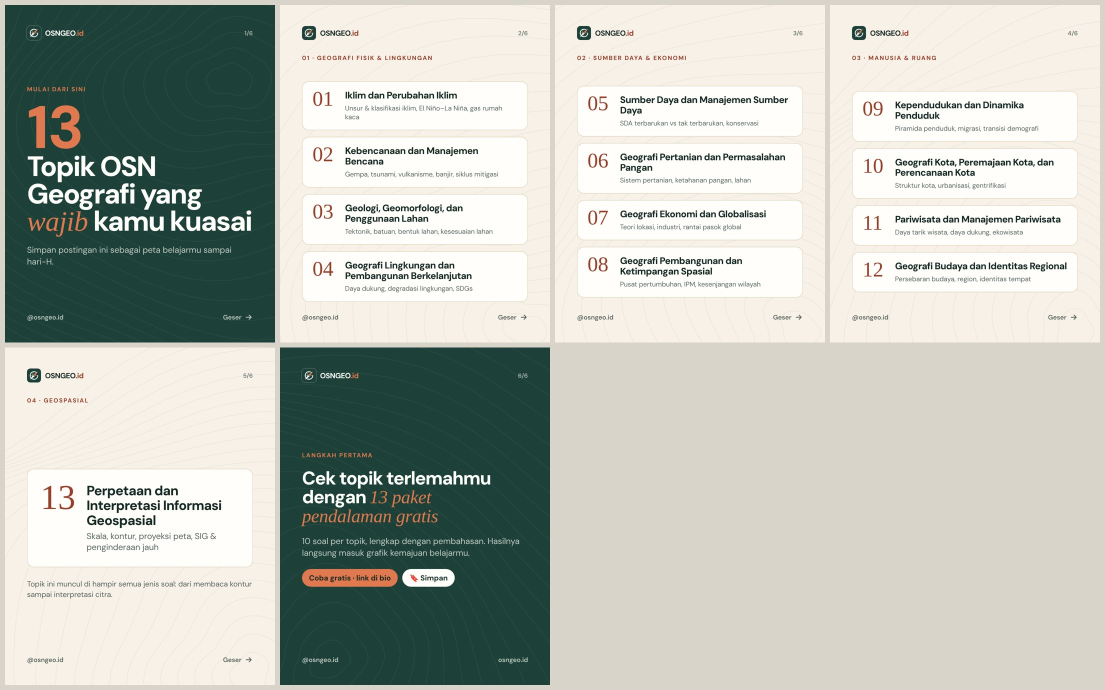
#> input picture konten-ig/2026-11-22_minggu-1/pratinjau-hari1-peta-materi.jpg, 2210 x 1380 px (shown at 1/2 size)
$ python sheet.py ../../konten-ig/2026-11-22_minggu-1/pratinjau-hari1-peta-materi.jpg out.png 5
#> lines starting #> are read from the running program, lines starting #| are printed output that depends on the picture
import sys, glob, os
from PIL import Image
files = sorted(glob.glob(sys.argv[1]))
out = sys.argv[2]; cols = int(sys.argv[3]) if len(sys.argv) > 3 else 3
W = 450
ims = []
for f in files:
    im = Image.open(f); im.thumbnail((W, 340)); ims.append((os.path.basename(f), im))
#> further down, im is the input picture: PIL image 2210x1380 RGB; mean R, G, B 187.3, 191.5, 182.9
#> after `im.thumbnail((W, 340))`:
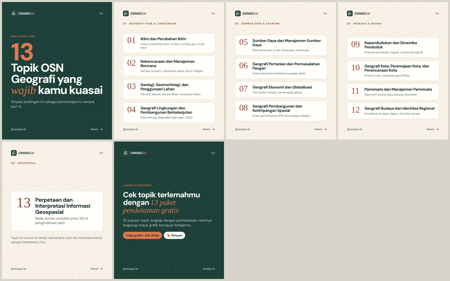
#> im: PIL image 450x281 RGB; mean R, G, B 187.3, 191.5, 182.9
rows = (len(ims) + cols - 1) // cols
#> rows = 1
H = 360
sheet = Image.new("RGB", (cols * W, rows * H), "white")
#> sheet: PIL image 2250x360 RGB; every value is 255
from PIL import ImageDraw
d = ImageDraw.Draw(sheet)
for i, (n, im) in enumerate(ims):
    x, y = (i % cols) * W, (i // cols) * H
    sheet.paste(im, (x, y + 18)); d.text((x + 4, y + 2), n, fill="red")
#> this loop made 1 pass
#> (n, x, y) on pass 1: ('pratinjau-hari1-peta-materi.jpg', 0, 0)
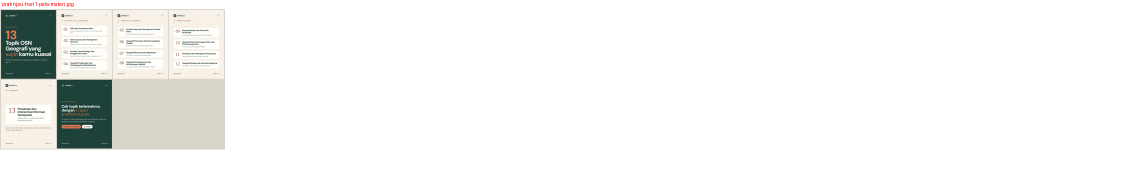
#> sheet: PIL image 2250x360 RGB (shown at 1/2 size); mean R, G, B 244.4, 245, 243.6
sheet.save(out)

$ run again, on konten-ig/2026-11-22_minggu-1/pratinjau-hari3-jenis-hujan.jpg
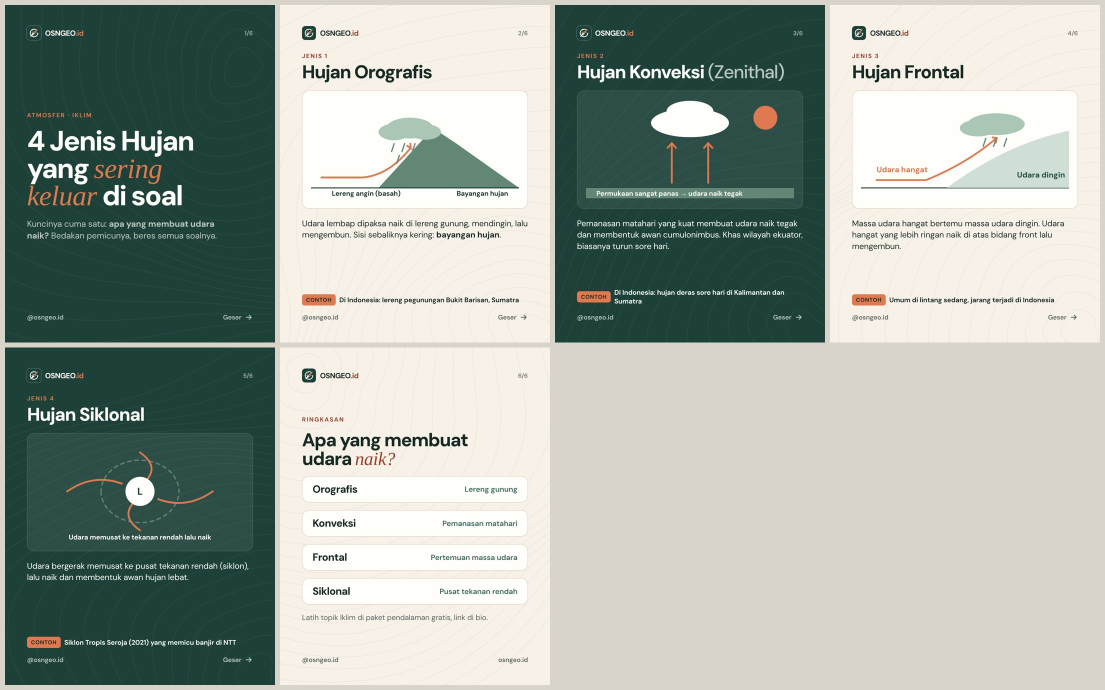
#> input picture konten-ig/2026-11-22_minggu-1/pratinjau-hari3-jenis-hujan.jpg, 2210 x 1380 px (shown at 1/2 size)
#> im is the input picture: PIL image 2210x1380 RGB; mean R, G, B 162.4, 171.3, 162.4
#> `im.thumbnail((W, 340))`:
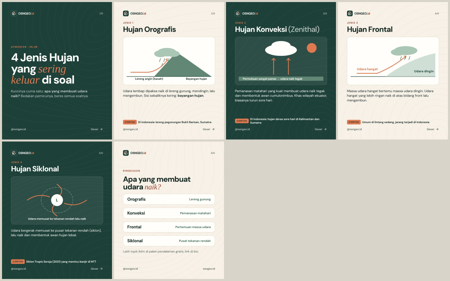
#> im: PIL image 450x281 RGB; mean R, G, B 162.4, 171.4, 162.4
#> rows = 1
#> the loop `for i, (n, im) in enumerate(ims):` made 1 pass
#> (n, x, y) on pass 1: ('pratinjau-hari3-jenis-hujan.jpg', 0, 0)
#> after the loop `for i, (n, im) in enumerate(ims):`:
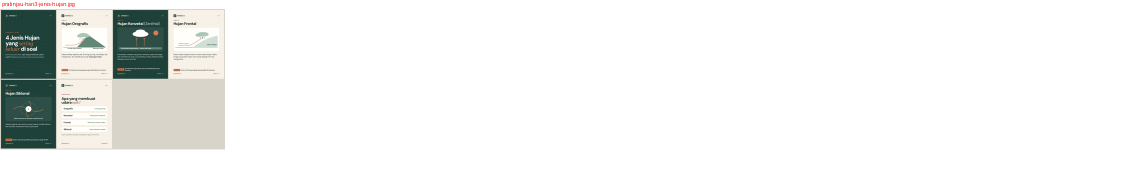
#> sheet: PIL image 2250x360 RGB (shown at 1/2 size); mean R, G, B 240.5, 241.8, 240.4

$ run again, on konten-ig/2026-11-22_minggu-1/pratinjau-hari5-alasan-tryout.jpg
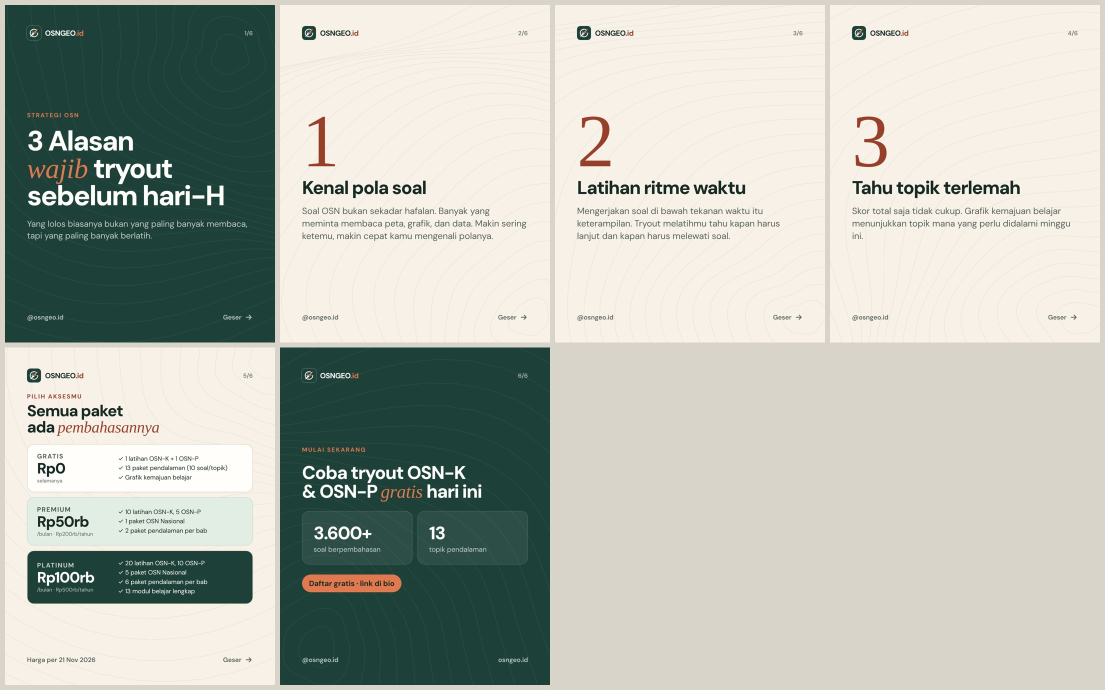
#> input picture konten-ig/2026-11-22_minggu-1/pratinjau-hari5-alasan-tryout.jpg, 2210 x 1380 px (shown at 1/2 size)
#> im is the input picture: PIL image 2210x1380 RGB; mean R, G, B 183.2, 187.5, 177.9
#> `im.thumbnail((W, 340))`:
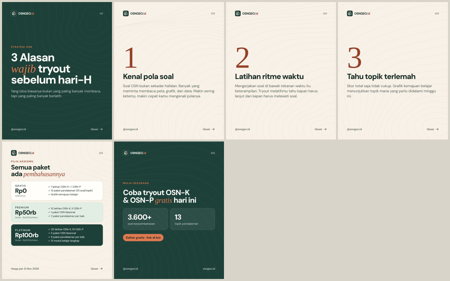
#> im: PIL image 450x281 RGB; mean R, G, B 183.3, 187.5, 178
#> rows = 1
#> the loop `for i, (n, im) in enumerate(ims):` made 1 pass
#> (n, x, y) on pass 1: ('pratinjau-hari5-alasan-tryout.jpg', 0, 0)
#> after the loop `for i, (n, im) in enumerate(ims):`:
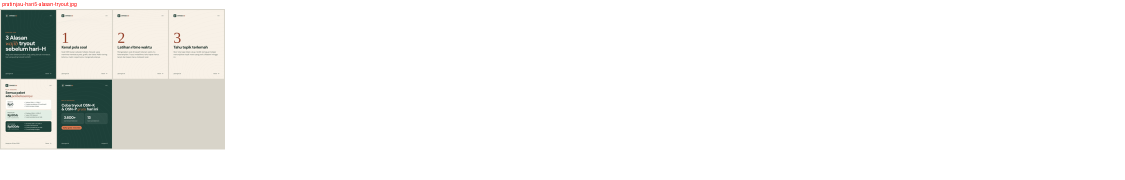
#> sheet: PIL image 2250x360 RGB (shown at 1/2 size); mean R, G, B 243.8, 244.4, 242.9
